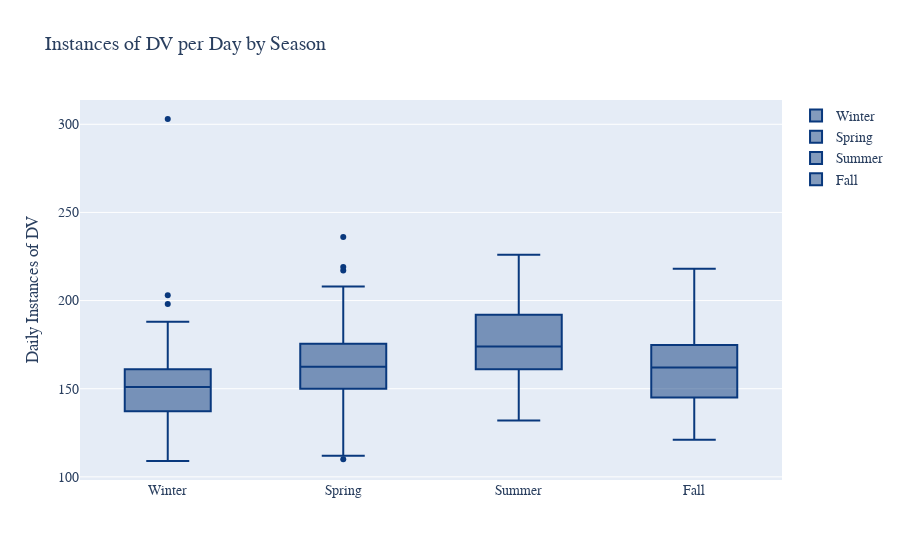

This figure's notebook cell:
### Code cell
fig_season = go.Figure()
for i in ['Winter', 'Spring', 'Summer', 'Fall']:

    fig_season.add_trace(go.Box(
        y=Seasonal_df[Seasonal_df['Season'] == i]['Y'],
        x=Seasonal_df[Seasonal_df['Season'] == i]['Season'],
        name=i,
        marker_color='rgb(9,56,125)'
    ))

fig_season.update_layout(
    yaxis_title='Daily Instances of DV',
    title_text='Instances of DV per Day by Season',
    font_family="Garamond",
    font_size=14,
)

fig_season.show()
fig_season.write_image('../Visuals/Updated/DV_Season_by_Day.png', engine="kaleido")

### Figure 1 — Plotly figure (JSON) as saved in the notebook; plotly's stock layout.template omitted (floating-point values rounded to 4 significant figures)
{"data": [{"marker": {"color": "rgb(9,56,125)"}, "name": "Winter", "type": "box", "x": ["Winter", "Winter", "Winter", "Winter", "Winter", "Winter", "Winter", "Winter", "Winter", "Winter", "Winter", "Winter", "Winter", "Winter", "Winter", "Winter", "Winter", "Winter", "Winter", "Winter", "Winter", "Winter", "Winter", "Winter", "Winter", "Winter", "Winter", "Winter", "Winter", "Winter", "Winter", "Winter", "Winter", "Winter", "Winter", "Winter", "Winter", "Winter", "Winter", "Winter", "Winter", "Winter", "Winter", "Winter", "Winter", "Winter", "Winter", "Winter", "Winter", "Winter", "Winter", "Winter", "Winter", "Winter", "Winter", "Winter", "Winter", "Winter", "Winter", "Winter", "Winter", "Winter", "Winter", "Winter", "Winter", "Winter", "Winter", "Winter", "Winter", "Winter", "Winter", "Winter", "Winter", "Winter", "Winter", "Winter", "Winter", "Winter", "Winter", "Winter", "Winter", "Winter", "Winter", "Winter", "Winter", "Winter", "Winter", "Winter", "Winter", "Winter", "Winter"], "y": [303, 203, 178, 176, 169, 162, 161, 161, 161, 159, 157, 156, 155, 155, 155, 153, 151, 149, 148, 147, 147, 145, 137, 135, 135, 134, 130, 129, 127, 126, 121, 184, 179, 177, 172, 172, 170, 169, 168, 163, 162, 161, 153, 152, 152, 151, 151, 151, 150, 147, 143, 140, 139, 139, 137, 131, 131, 130, 128, 119, 198, 188, 181, 174, 165, 158, 158, 158, 157, 157, 155, 155, 154, 152, 150, 146, 146, 143, 142, 140, 138, 138, 138, 132, 129, 128, 126, 126, 125, 121, 109]}, {"marker": {"color": "rgb(9,56,125)"}, "name": "Spring", "type": "box", "x": ["Spring", "Spring", "Spring", "Spring", "Spring", "Spring", "Spring", "Spring", "Spring", "Spring", "Spring", "Spring", "Spring", "Spring", "Spring", "Spring", "Spring", "Spring", "Spring", "Spring", "Spring", "Spring", "Spring", "Spring", "Spring", "Spring", "Spring", "Spring", "Spring", "Spring", "Spring", "Spring", "Spring", "Spring", "Spring", "Spring", "Spring", "Spring", "Spring", "Spring", "Spring", "Spring", "Spring", "Spring", "Spring", "Spring", "Spring", "Spring", "Spring", "Spring", "Spring", "Spring", "Spring", "Spring", "Spring", "Spring", "Spring", "Spring", "Spring", "Spring", "Spring", "Spring", "Spring", "Spring", "Spring", "Spring", "Spring", "Spring", "Spring", "Spring", "Spring", "Spring", "Spring", "Spring", "Spring", "Spring", "Spring", "Spring", "Spring", "Spring", "Spring", "Spring", "Spring", "Spring", "Spring", "Spring", "Spring", "Spring", "Spring", "Spring", "Spring", "Spring"], "y": [208, 199, 196, 185, 178, 177, 175, 174, 173, 168, 168, 167, 167, 167, 165, 164, 162, 155, 153, 153, 150, 150, 146, 146, 145, 142, 142, 139, 138, 132, 131, 191, 187, 174, 173, 172, 170, 169, 166, 165, 164, 163, 162, 160, 159, 159, 158, 155, 155, 150, 145, 144, 139, 139, 138, 134, 128, 124, 117, 112, 110, 236, 219, 217, 208, 201, 194, 188, 186, 183, 181, 180, 179, 177, 177, 176, 173, 168, 166, 165, 162, 162, 160, 160, 160, 157, 156, 155, 155, 154, 152, 149]}, {"marker": {"color": "rgb(9,56,125)"}, "name": "Summer", "type": "box", "x": ["Summer", "Summer", "Summer", "Summer", "Summer", "Summer", "Summer", "Summer", "Summer", "Summer", "Summer", "Summer", "Summer", "Summer", "Summer", "Summer", "Summer", "Summer", "Summer", "Summer", "Summer", "Summer", "Summer", "Summer", "Summer", "Summer", "Summer", "Summer", "Summer", "Summer", "Summer", "Summer", "Summer", "Summer", "Summer", "Summer", "Summer", "Summer", "Summer", "Summer", "Summer", "Summer", "Summer", "Summer", "Summer", "Summer", "Summer", "Summer", "Summer", "Summer", "Summer", "Summer", "Summer", "Summer", "Summer", "Summer", "Summer", "Summer", "Summer", "Summer", "Summer", "Summer", "Summer", "Summer", "Summer", "Summer", "Summer", "Summer", "Summer", "Summer", "Summer", "Summer", "Summer", "Summer", "Summer", "Summer", "Summer", "Summer", "Summer", "Summer", "Summer", "Summer", "Summer", "Summer", "Summer", "Summer", "Summer", "Summer", "Summer", "Summer", "Summer", "Summer"], "y": [223, 221, 214, 210, 202, 200, 199, 198, 194, 190, 187, 186, 181, 179, 178, 175, 174, 174, 172, 170, 170, 169, 168, 164, 161, 160, 160, 157, 154, 149, 226, 223, 215, 205, 205, 194, 193, 192, 189, 189, 187, 181, 181, 179, 178, 171, 171, 167, 167, 164, 163, 162, 161, 159, 158, 157, 156, 150, 148, 147, 132, 223, 220, 211, 202, 200, 196, 192, 192, 189, 188, 180, 177, 174, 174, 172, 168, 168, 168, 166, 165, 163, 161, 159, 159, 158, 155, 153, 149, 146, 144, 140]}, {"marker": {"color": "rgb(9,56,125)"}, "name": "Fall", "type": "box", "x": ["Fall", "Fall", "Fall", "Fall", "Fall", "Fall", "Fall", "Fall", "Fall", "Fall", "Fall", "Fall", "Fall", "Fall", "Fall", "Fall", "Fall", "Fall", "Fall", "Fall", "Fall", "Fall", "Fall", "Fall", "Fall", "Fall", "Fall", "Fall", "Fall", "Fall", "Fall", "Fall", "Fall", "Fall", "Fall", "Fall", "Fall", "Fall", "Fall", "Fall", "Fall", "Fall", "Fall", "Fall", "Fall", "Fall", "Fall", "Fall", "Fall", "Fall", "Fall", "Fall", "Fall", "Fall", "Fall", "Fall", "Fall", "Fall", "Fall", "Fall", "Fall", "Fall", "Fall", "Fall", "Fall", "Fall", "Fall", "Fall", "Fall", "Fall", "Fall", "Fall", "Fall", "Fall", "Fall", "Fall", "Fall", "Fall", "Fall", "Fall", "Fall", "Fall", "Fall", "Fall", "Fall", "Fall", "Fall", "Fall", "Fall", "Fall", "Fall"], "y": [210, 204, 199, 196, 195, 192, 181, 180, 179, 176, 175, 172, 169, 167, 167, 165, 162, 162, 161, 159, 158, 152, 147, 145, 144, 143, 138, 127, 124, 121, 198, 189, 187, 187, 183, 183, 174, 170, 169, 167, 167, 166, 165, 164, 164, 164, 161, 159, 159, 155, 152, 152, 149, 146, 144, 142, 141, 140, 135, 133, 133, 218, 203, 186, 183, 179, 177, 171, 168, 168, 167, 163, 162, 158, 158, 154, 154, 153, 153, 147, 146, 145, 144, 141, 134, 134, 132, 128, 125, 124, 121]}], "layout": {"font": {"family": "Garamond", "size": 14}, "title": {"text": "Instances of DV per Day by Season"}, "yaxis": {"title": {"text": "Daily Instances of DV"}}}}
